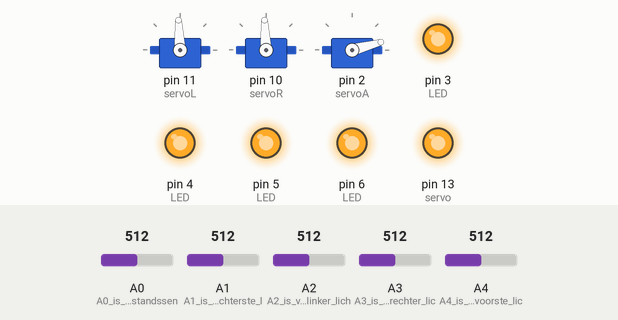
Simulated run of this sketch. Board: Arduino Uno, built with avr-gcc and run on an emulated ATmega328P. Shown: 3 × servo, output pins drawn as LEDs (lit = HIGH). The inputs (shaded band) are chosen by the test bench; at power-on: A1 (A1_is_voor_de_achterste_l) = 512, A2 (A2_is_voor_de_linker_lich) = 512, A3 (A3_is_voor_de_rechter_lic) = 512, A0 (A0_is_voor_de_afstandssen) = 512, A4 (A4_is_voor_de_voorste_lic) = 512.

Above: at 1.2 s.
1.3 s: A1 (A1_is_voor_de_achterste_l) set to 218
4.3 s: A1 (A1_is_voor_de_achterste_l) set to 193
At 4.8 s:
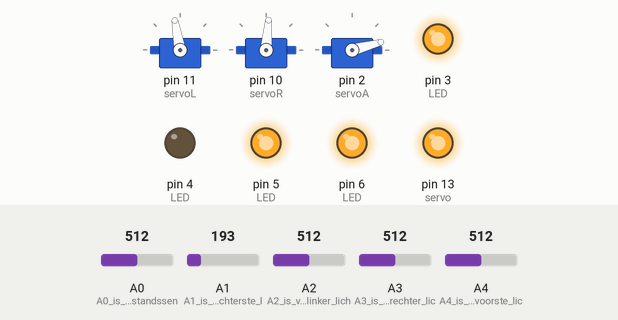
5.8 s: A2 (A2_is_voor_de_linker_lich) set to 216
At 7.9 s:
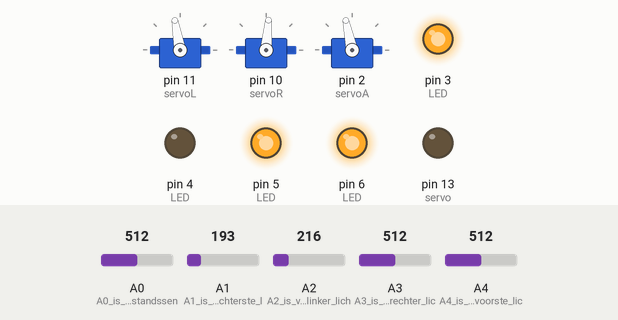
8.8 s: A2 (A2_is_voor_de_linker_lich) set to 182
At 11.4 s:
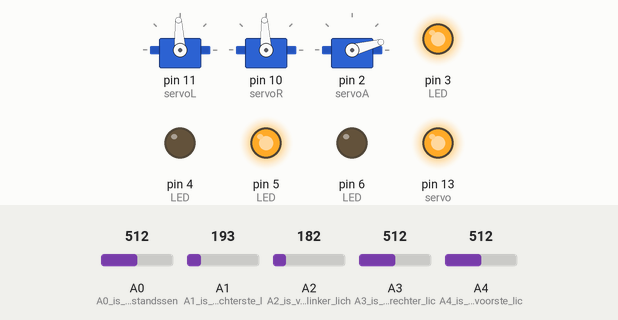
11.7 s: A3 (A3_is_voor_de_rechter_lic) set to 207
13.5 s: A3 (A3_is_voor_de_rechter_lic) set to 191
At 14.3 s:
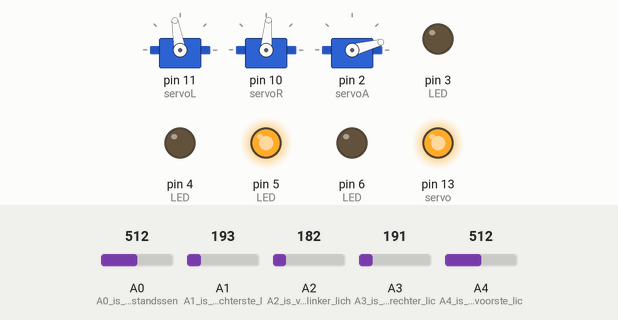
Timing chart, 0 to 20.8 s (numbered marks = the images above; inputs shaded):
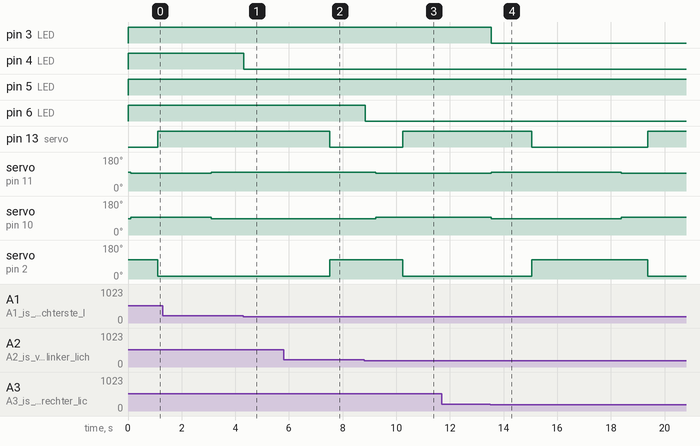

Measured:
- the behaviour switches between 201 and 200 on A1 (A1_is_voor_de_achterste_l) (found by bisection; images 0 and 1)
- the behaviour switches between 201 and 200 on A2 (A2_is_voor_de_linker_lich) (found by bisection; images 2 and 3)
- the behaviour switches between 201 and 200 on A3 (A3_is_voor_de_rechter_lic) (found by bisection; images 3 and 4)
- after the input at 4.3 s, pin 4 (LED): HIGH → LOW at once
- after the input at 8.8 s, pin 6 (LED): HIGH → LOW at once
- after the input at 11.7 s, every drawn part: stays the same
- after the input at 13.5 s, pin 3 (LED): HIGH → LOW after 0.05 s; servo on pin 11 (servoL): 93° → 100° after 0.05 s, → 93° 4.8 s later; servo on pin 10 (servoR): 93° → 85° after 0.05 s, → 93° 4.8 s later

The sketch:

zwart-programma.ino
```cpp
#include <Servo.h>    //voegt de library's toe die nodig zijn om het allemaal werkend te krijgen.

Servo servoL; // voegt servo Links toe.
Servo servoR; // voegt servo Rechts toe.
Servo servoA; // voegt servo voor wegwerpen blikje toe.

// hier worden globale variabelen aangemaakt.
int i = 200; // deze waarde gebruiken we om te definiëren of een sensor licht ziet.

int voorg; // voegt variabele voor getal toe.
int rechtsg; // voegt variabele rechts getal toe.
int linksg; // voegt variabele links getal toe.
int achterg; // voegt variabele achter getal toe.
int afstand; // voegt variabele afstand getal toe.
int tellerdraai = 0; // voegt variabele teller toe voor links of rechts draaien.
int tellerafstanduit = 0; // voegt variabele tellerafstanduit toe voor aan en uit zetten voor servoA.
int tellerafstanddelay = 60; // voegt variabele tellerafstanddelay toe voor delay voordat hij de servo weer omlaag zet.

// prototypen.
// functies rijden.
int stil(); // stilstaan.
int voor(); // vooruit rijden.
int achter(); // achteruitrijden.
int rechts(); // rechts afslaan.
int links(); // links afslaan.
int srechts(); // scherp rechts afslaan.
int slinks(); // scherp links afslaan.

// functies LEDjes checken.
int LEDlinks(); // check linker LED.
int LEDvoor(); // check voor LED.
int LEDachter(); // check achter LED.
int LEDrechts(); // check rechter LED.
int LEDcheck(); // check alle LEDjes.

int Lightcheckall(); // check alle lichtsensoren.
int Checkall(); // check alles: sensoren en LEDjes.


// benodigheden voordat we in de loop gaan. Hier geven we alle pins aan.
void setup(){

  Serial.begin(9600);

  servoL.attach(11); // koppelt servoL aan pin 11.
  servoR.attach(10); // koppelt servoR aan pin 10.
  servoA.attach(2); // koppelt servoA aan pin 2.

  // hier koppelen we pins aan input of output.
  pinMode(A0, INPUT); // A0 is voor de afstandssensor.
  pinMode(A1, INPUT); // A1 is voor de achterste lichtsensor.
  pinMode(A2, INPUT); // A2 is voor de linker lichtsensor.
  pinMode(A3, INPUT); // A3 is voor de rechter lichtsensor.
  pinMode(A4, INPUT); // A4 is voor de voorste lichtsensor.

  pinMode(3, OUTPUT); // 3 is voor de rechter LEDje.
  pinMode(4, OUTPUT); // 4 is voor de achterste LEDje.
  pinMode(5, OUTPUT); // 5 is voor de voorste LEDje.
  pinMode(6, OUTPUT); // 6 is voor het linker LEDje.
  pinMode(13, OUTPUT); // 13 is voor de servo voor het wegwerpen van het blikje.

  servoA.writeMicroseconds(1600); // zet servoA omhoog.

}

// rijprogramma loop.
void loop(){

  // kijk waar de sensoren op zitten.
  Checkall();

  // na een delay van 4500ms zet servoA omhoog.
  if(tellerafstanduit == 45){

      digitalWrite(13, LOW); // laat stokje stoppen.
      servoA.writeMicroseconds(1600); // positie omhoog.
      tellerafstanduit = 0; // reset tellerafstanduit

  }


  // als hij iets ziet en 6 seconden zijn al geweest nadat hij hierin kwam, zet servo omlaag.
  else if(afstand>280 && (tellerafstanddelay > 60)){

    stil(); // sta stil om aan te geven dat je een obstakel ziet.

    servoA.writeMicroseconds(1600); // positie omhoog.

    delay(1000); // wacht 1 seconde.

    digitalWrite(13, HIGH); // laat stokje draaien.
    servoA.writeMicroseconds(700); // positie omlaag.

    delay(2000); // wacht 2 seconden.

    tellerafstanddelay = 0; // reset tellerafstanddelay.
  }


  // als hij links, rechts en achter ziet.
  if((linksg>i) && (rechtsg>i) && (achterg>i)){

    voor(); // rechtdoor.
  }


  // als hij voor en achter ziet.
  else if((voorg>i) && (achterg>i)){

    voor(); // rechtdoor.
  }


  // als hij alleen links ziet.
  else if(linksg>i){

    // zolang hij voor niet ziet.
    while(voorg<i){

      // als het 250ms heeft geduurt voor het vinden van voor.
      if(tellerdraai>25){
        slinks(); // draai scherp links.
        Checkall(); // check alles.
        delay(10); // wacht 10ms.
      }

      // als hij net een bocht heeft gevonden.
      else{
        links(); // draai links.
        Checkall(); // check alles.
        delay(10); // wacht 10ms.

        tellerdraai++; // optellen variabele tellerdraai.
      }
    }

    tellerdraai = 0; // reset tellerdraai.

  }


  // als hij alleen rechts ziet.
  else if(rechtsg>i){

    // zolang hij niet voor ziet.
    while(voorg<i){

      // als het 250ms heeft geduurt voor het vinden van voor.
      if(tellerdraai>25){
        srechts(); // draai scherp rechts.
        Checkall(); // check alles.
        delay(10); // wacht 10ms.
      }

      // als hij net een bocht heeft gevonden.
      else{
        rechts();  // draai rechts.
        Checkall(); // check alles.
        delay(10); // wacht 10ms.
        tellerdraai++; // optellen variabele tellerdraai.
      }
    }

    tellerdraai = 0; // reset tellerdraai.

  }


  // als hij alleen voor ziet.
  else if(voorg>i){

    voor(); // rechtdoor.

  }


  // als hij alleen achter ziet.
  else if(achterg>i){

    // zolang hij achter ziet, zoek naar links of rechts.
    while(achterg>i){
      achter(); // achteruit rijden.
      Checkall(); // check alles.
      delay(10); // wacht 10ms.

      // als hij links eerst ziet.
      if(linksg>i){
        slinks(); // scherp naar links.
        delay(750); // wacht 750ms.

        break; // ga uit de loop, want hij heeft links gevonden.
      }

      // als hij rechts eerst ziet.
      else if(rechtsg>i){
        srechts(); // scherp naar rechts.
        delay(750); // wacht 750ms.

        break; // ga uit de loop, want hij heeft rechts gevonden.
      }
    }
  }


  // als hij geen van de condities boven heeft voldaan.
  else{

    voor(); // rechtdoor.

  }


  tellerafstanduit++; // optellen tellerafstanduit.
  tellerafstanddelay++; // optellen tellerafstanddelay.

  delay(100); // wacht 100ms.

}


// functie stilstaan.
int stil(){
  servoL.writeMicroseconds(1500);
  servoR.writeMicroseconds(1500);
}


// functie vooruit rijden.
int voor(){
  servoL.writeMicroseconds(1570);
  servoR.writeMicroseconds(1423);
}


// functie achteruitrijden.
int achter(){
  servoL.writeMicroseconds(1430);
  servoR.writeMicroseconds(1577);
}


// functie rechts afslaan.
int rechts(){
  servoL.writeMicroseconds(1550);
  servoR.writeMicroseconds(1500);
}


// functie links afslaan.
int links(){
  servoL.writeMicroseconds(1500);
  servoR.writeMicroseconds(1450);
}


// functie scherp rechts afslaan.
int srechts(){
  servoL.writeMicroseconds(1550);
  servoR.writeMicroseconds(1550);
}


// functie scherp links afslaan.
int slinks(){
  servoL.writeMicroseconds(1450);
  servoR.writeMicroseconds(1450);
}


// functies voor het checken van de LEDjes, LEDjes gaan aan op basis van de lichtsensoren.
// functie LEDlinks, check linker LED.
int LEDlinks(){
  if(linksg>i){
    digitalWrite(6, HIGH);
  }
  else{
    digitalWrite(6, LOW);
  }
}


// functie LEDvoor, check linker LED.
int LEDvoor(){
  if(voorg>i){
    digitalWrite(5, HIGH);
  }
  else{
    digitalWrite(5, LOW);
  }
}


// functie LEDachter, check achter LED.
int LEDachter(){
  if(achterg>i){
    digitalWrite(4, HIGH);
  }
  else{
    digitalWrite(4, LOW);
  }
}


// functie LEDrechts, check rechter LED.
int LEDrechts(){
  if(rechtsg>i){
    digitalWrite(3, HIGH);
  }
  else{
    digitalWrite(3, LOW);
  }
}


// functie LEDcheck, om alle LEDjes te checken.
int LEDcheck(){
  LEDlinks();
  LEDvoor();
  LEDachter();
  LEDrechts();
}


// functie Lightcheckall, om alle lichtsensoren te checken.
int Lightcheckall(){
  achterg=analogRead(A1);
  linksg=analogRead(A2);
  rechtsg=analogRead(A3);
  voorg=analogRead(A4);
}


// functie Checkall, om alle sensoren te checken. Vooral om dubbele code te vermijden.
int Checkall(){
  Lightcheckall();
  LEDcheck();
  afstand=analogRead(A0);
}
```
